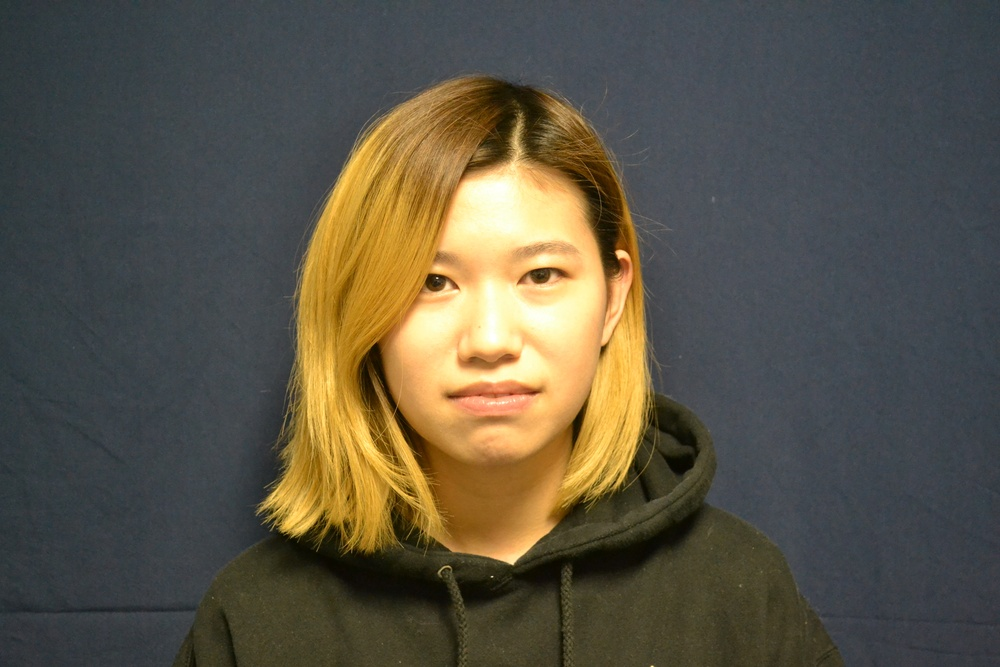
#> input picture dataset/TD_RGB_E_1.jpg, 1000 x 667 px, shrunk from 4608 x 3072 before the run
$ python -i face_detection.py   (imports and definitions only)
#> lines starting #> are read from the running program, lines starting #| are printed output that depends on the picture
#> further down, picture is the input picture: shape (667, 1000, 3); mean B, G, R 69.4, 84.5, 90.4
import os
import cv2
import numpy as np
from sklearn.cluster import MiniBatchKMeans

import warnings

# [1 line not run here, left out]
ROOT_DIR = 'dataset/'


def kmeans_quantization(image):
    # skinRegionHSV = cv2.inRange(imageHSV, min_HSV, max_HSV)

    (h, w) = image.shape[:2]
#> h = 667; w = 1000
    # convert the image from the RGB color space to the L*a*b*
    # color space -- since we will be clustering using k-means
    # which is based on the euclidean distance, we'll use the
    # L*a*b* color space where the euclidean distance implies
    # perceptual meaning

    image = cv2.cvtColor(image, cv2.COLOR_BGR2LAB)
#> image: shape (667, 1000, 3); mean of channels 0, 1, 2 91.1, 128.9, 136.5
    # reshape the image into a feature vector so that k-means
    # can be applied
    image = image.reshape((image.shape[0] * image.shape[1], 3))
    # apply k-means using the specified number of clusters and
    # then create the quantized image based on the predictions
    clt = MiniBatchKMeans(n_clusters=2)
    labels = clt.fit_predict(image)
    quant = clt.cluster_centers_.astype("uint8")[labels]
    # reshape the feature vectors to images
    quant = quant.reshape((h, w, 3))
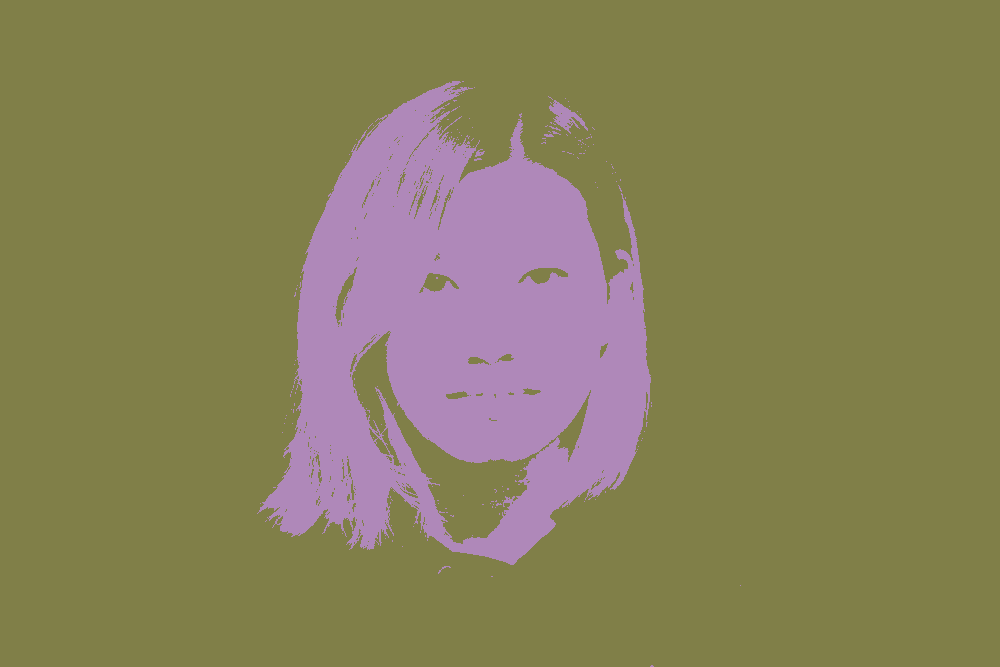
#> quant: shape (667, 1000, 3); mean of channels 0, 1, 2 90.8, 128.5, 135.8; drawn as B, G, R
    image = image.reshape((h, w, 3))
    # convert from L*a*b* to RGB
    quant = cv2.cvtColor(quant, cv2.COLOR_LAB2BGR)
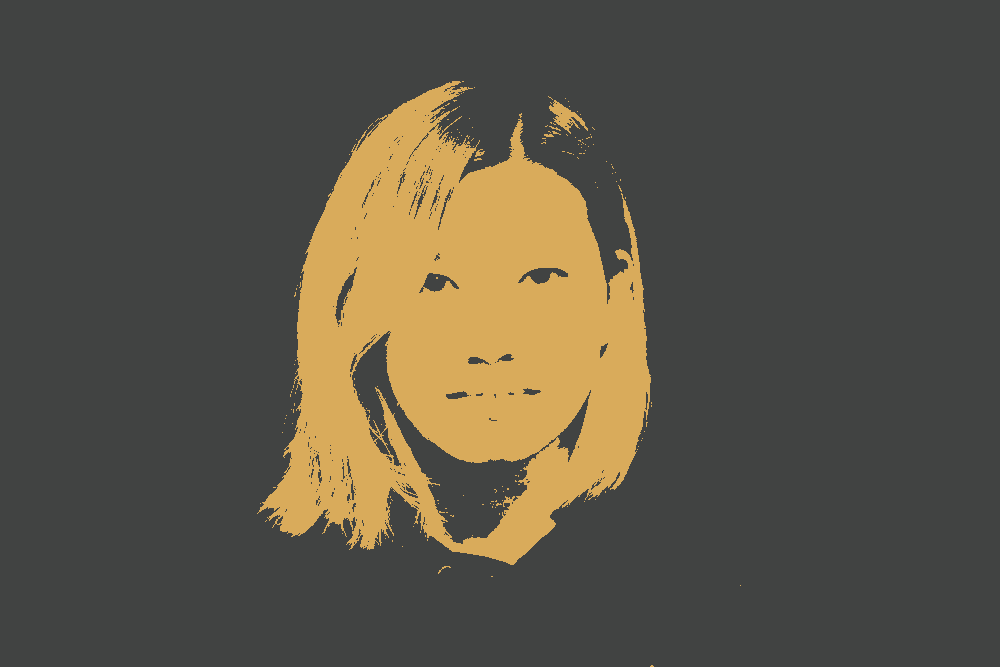
#> quant: shape (667, 1000, 3); mean B, G, R 70.2, 84.3, 90.3
    image = cv2.cvtColor(image, cv2.COLOR_LAB2BGR)

    return quant

>>> import cv2
>>> picture = cv2.imread('dataset/TD_RGB_E_1.jpg')
>>> result = kmeans_quantization(picture)
